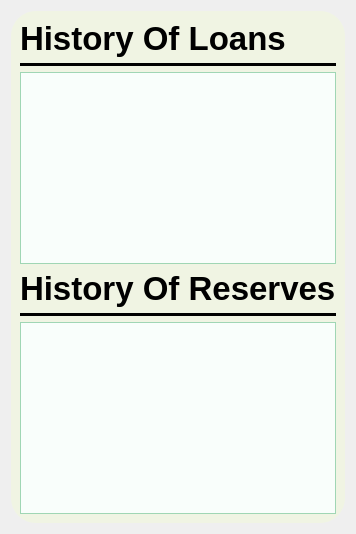
     <widget class="QWidget" name="History_2">
      <layout class="QVBoxLayout" name="verticalLayout_13">
       <item>
        <widget class="QGroupBox" name="groupBox_6">
         <property name="styleSheet">
          <string notr="true">background-color:#F0F4E3;
color:black;
border-radius:25px;
</string>
         </property>
         <property name="title">
          <string/>
         </property>
         <layout class="QVBoxLayout" name="verticalLayout_11">
          <item>
           <widget class="QLabel" name="label_13">
            <property name="font">
             <font>
              <pointsize>25</pointsize>
              <bold>true</bold>
             </font>
            </property>
            <property name="text">
             <string>History Of Loans</string>
            </property>
           </widget>
          </item>
          <item>
           <widget class="Line" name="line_5">
            <property name="styleSheet">
             <string notr="true">background-color: rgb(0, 0, 0);</string>
            </property>
            <property name="orientation">
             <enum>Qt::Orientation::Horizontal</enum>
            </property>
           </widget>
          </item>
          <item>
           <widget class="QTableView" name="LoansHistory">
            <property name="styleSheet">
             <string notr="true">   QTableView {
        border: 1px solid #a0d6b4;
        background-color: #f9fefb;
	    border-radius:0px;
        gridline-color: black;
        selection-background-color: #096147;
        selection-color: white;
		color:black;
		font-family:Montserrat;
        font-size: 14px;
    }

    QTableView::item {
        padding: 6px;
        border: none;
		outline:none;
		color:black;
    }

    QTableView::item:hover {
        background-color: #D9EEE1;
        color: black;
    }

    QTableView::item:selected {
        background-color: #c8e6c9;
        color: #2e7d32;
		outline:none;
    }

    QHeaderView::section {
        background-color: #096147;
        color: white;
		font-family: Montserrat;
        font-weight: semi-bold;
        padding: 6px;
        border: 1px solid black;
        font-size: 14px;
    }

    QTableCornerButton::section {
        background-color: #096147;
        border: 1px solid black;
    }</string>
            </property>
            <property name="editTriggers">
             <set>QAbstractItemView::EditTrigger::NoEditTriggers</set>
            </property>
            <property name="selectionBehavior">
             <enum>QAbstractItemView::SelectionBehavior::SelectRows</enum>
            </property>
            <attribute name="horizontalHeaderStretchLastSection">
             <bool>true</bool>
            </attribute>
           </widget>
          </item>
          <item>
           <widget class="QLabel" name="label_39">
            <property name="font">
             <font>
              <pointsize>25</pointsize>
              <bold>true</bold>
             </font>
            </property>
            <property name="text">
             <string>History Of Reserves</string>
            </property>
           </widget>
          </item>
          <item>
           <widget class="Line" name="line_8">
            <property name="styleSheet">
             <string notr="true">background-color: rgb(0, 0, 0);</string>
            </property>
            <property name="orientation">
             <enum>Qt::Orientation::Horizontal</enum>
            </property>
           </widget>
          </item>
          <item>
           <widget class="QTableView" name="ReserevsHistory">
            <property name="styleSheet">
             <string notr="true">   QTableView {
        border: 1px solid #a0d6b4;
        background-color: #f9fefb;
	    border-radius:0px;
        gridline-color: black;
        selection-background-color: #096147;
        selection-color: white;
		color:black;
		font-family:Montserrat;
        font-size: 14px;
    }

    QTableView::item {
        padding: 6px;
        border: none;
		outline:none;
		color:black;
    }

    QTableView::item:hover {
        background-color: #D9EEE1;
        color: black;
    }

    QTableView::item:selected {
        background-color: #c8e6c9;
        color: #2e7d32;
		outline:none;
    }

    QHeaderView::section {
        background-color: #096147;
        color: white;
		font-family: Montserrat;
        font-weight: semi-bold;
        padding: 6px;
        border: 1px solid black;
        font-size: 14px;
    }

    QTableCornerButton::section {
        background-color: #096147;
        border: 1px solid black;
    }</string>
            </property>
            <property name="editTriggers">
             <set>QAbstractItemView::EditTrigger::NoEditTriggers</set>
            </property>
            <property name="selectionBehavior">
             <enum>QAbstractItemView::SelectionBehavior::SelectRows</enum>
            </property>
            <attribute name="horizontalHeaderStretchLastSection">
             <bool>true</bool>
            </attribute>
           </widget>
          </item>
         </layout>
        </widget>
       </item>
      </layout>
     </widget>
